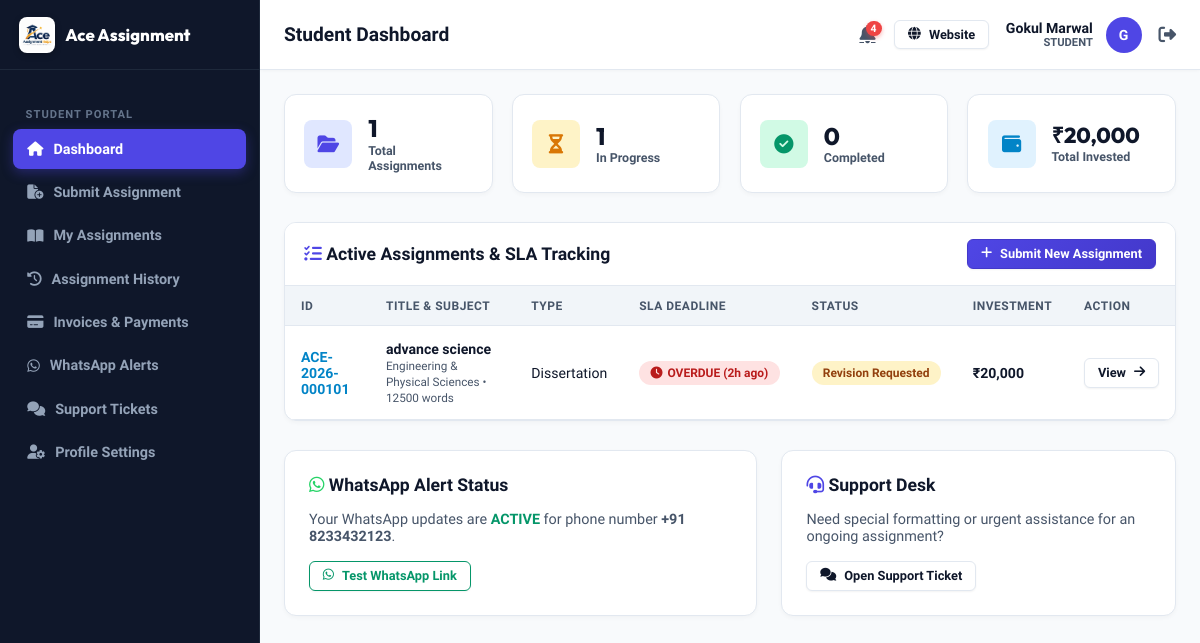
Page /student/index.php (signed in) on the committed database.
### tables this page shows
CREATE TABLE `students` (
  `id` int NOT NULL AUTO_INCREMENT,
  `student_id` varchar(50) NOT NULL,
  `name` varchar(255) NOT NULL,
  `email` varchar(255) NOT NULL,
  `phone` varchar(100) DEFAULT NULL,
  `password` varchar(255) NOT NULL,
  `country` varchar(100) DEFAULT NULL,
  `university` varchar(255) DEFAULT NULL,
  `course` varchar(255) DEFAULT NULL,
  `status` varchar(50) DEFAULT 'Active',
  `created_at` datetime DEFAULT CURRENT_TIMESTAMP,
  PRIMARY KEY (`id`),
  UNIQUE KEY `student_id` (`student_id`),
  UNIQUE KEY `email` (`email`)
);

CREATE TABLE `assignments` (
  `id` int NOT NULL AUTO_INCREMENT,
  `assignment_id` varchar(50) NOT NULL,
  `student_id` varchar(50) NOT NULL,
  `title` varchar(255) NOT NULL,
  `subject` varchar(100) NOT NULL,
  `assignment_type` varchar(100) DEFAULT NULL,
  `deadline` datetime DEFAULT NULL,
  `timezone` varchar(50) DEFAULT NULL,
  `word_count` int DEFAULT '250',
  `pages` int DEFAULT '1',
  `reference_style` varchar(50) DEFAULT NULL,
  `priority` varchar(50) DEFAULT 'Normal',
  `language` varchar(50) DEFAULT 'English (US)',
  `instructions` text,
  `currency` varchar(10) DEFAULT 'USD',
  `price` decimal(10,2) DEFAULT '0.00',
  `discount_code` varchar(50) DEFAULT NULL,
  `final_price` decimal(10,2) DEFAULT '0.00',
  `status` varchar(50) DEFAULT 'New',
  `allocator_id` varchar(50) DEFAULT NULL,
  `expert_id` varchar(50) DEFAULT NULL,
  `country` varchar(100) DEFAULT NULL,
  `university` varchar(255) DEFAULT NULL,
  `created_at` datetime DEFAULT CURRENT_TIMESTAMP,
  `updated_at` datetime DEFAULT CURRENT_TIMESTAMP ON UPDATE CURRENT_TIMESTAMP,
  `payment_status` varchar(50) DEFAULT 'Unpaid',
  `payment_plan` varchar(50) DEFAULT '100%',
  `paid_amount` decimal(10,2) DEFAULT '0.00',
  `remaining_balance` decimal(10,2) DEFAULT '0.00',
  `refund_reason` text,
  `revision_notes` text,
  PRIMARY KEY (`id`),
  UNIQUE KEY `assignment_id` (`assignment_id`)
);

### student/index.php (the view, shortened to what the rows shown need)
<?php
require_once __DIR__ . '/../includes/auth.php';
Auth::checkRole('Student');
require_once __DIR__ . '/../includes/helpers.php';
include __DIR__ . '/../includes/portal_header.php';
$studentAssignments = DataStore::filter('assignments', function($a) use ($user) {
    return isset($a['student_id']) && $a['student_id'] === $user['id'] && ($a['status'] ?? '') !== 'Deleted';
});
$pendingAssigned = count(array_filter($studentAssignments, function($a) {
    return in_array($a['status'], ['New', 'Pending Review', 'Waiting for Payment', 'Confirmed', 'Allocated', 'In Progress', 'Quality Check', 'Revision Requested']);
}));
$completedAssigned = count(array_filter($studentAssignments, function($a) {
    return in_array($a['status'], ['Completed', 'Delivered']);
}));
?>
<div class="metrics-grid">
  <div class="metric-card">
    <div class="metric-info">
      <div class="m-val"><?php echo $pendingAssigned; ?></div>
      <div class="m-lbl">In Progress</div>
    </div>
  </div>
  <div class="metric-card">
    <div class="metric-info">
      <div class="m-val"><?php echo $completedAssigned; ?></div>
      <div class="m-lbl">Completed</div>
    </div>
  </div>
</div>
<div class="table-card">
  <div class="table-responsive">
    <table class="data-table">
      <thead>
        <tr>
          <th>ID</th>
          <th>Title & Subject</th>
          <th>Type</th>
          <th>SLA Deadline</th>
          <th>Status</th>
          <th>Investment</th>
          <th>Action</th>
        </tr>
      </thead>
      <tbody>
        <?php if (empty($studentAssignments)): ?>
          <tr><td colspan="7" style="text-align:center; color:var(--text-muted);">No assignments submitted yet. Click Submit New Assignment to get started!</td></tr>
        <?php else: ?>
          <?php foreach ($studentAssignments as $asm):
            $sla = get_sla_status($asm['deadline']);
            $badgeClass = get_status_badge_class($asm['status']);
          ?>
            <tr>
              <td><strong style="color:var(--secondary);"><?php echo htmlspecialchars($asm['assignment_id']); ?></strong></td>
              <td>
                <div style="font-weight:700; color:var(--text-main);"><?php echo htmlspecialchars($asm['title']); ?></div>
                <small style="color:var(--text-muted);"><?php echo htmlspecialchars($asm['subject']); ?> &bull; <?php echo $asm['word_count']; ?> words</small>
              </td>
              <td><?php echo htmlspecialchars($asm['assignment_type']); ?></td>
              <td><span class="badge <?php echo $sla['badge_class']; ?>"><i class="fa-solid fa-clock"></i> <?php echo $sla['label']; ?></span></td>
              <td><span class="badge <?php echo $badgeClass; ?>"><?php echo htmlspecialchars($asm['status']); ?></span></td>
              <td><strong><?php echo format_currency_amount($asm['final_price'], $asm['currency'] ?? 'USD'); ?></strong></td>
              <td>
                <a href="/student/assignment-detail.php?id=<?php echo urlencode($asm['assignment_id']); ?>" class="btn btn-outline btn-sm">
                  View <i class="fa-solid fa-arrow-right"></i>
                </a>
              </td>
            </tr>
          <?php endforeach; ?>
        <?php endif; ?>
      </tbody>
    </table>
  </div>
</div>
<div class="grid-2" style="display:grid; grid-template-columns:1.2fr 1fr; gap:1.5rem;">
  <div class="table-card" style="padding:1.5rem;">
    <p style="color:var(--text-muted); font-size:0.9rem; margin-bottom:1rem;">
      Your WhatsApp updates are <strong style="color:var(--success);">ACTIVE</strong> for phone number <strong><?php echo htmlspecialchars($user['phone'] ?? '+1 555-234-5678'); ?></strong>.
    </p>
  </div>
</div>
</div>
</div>
</body>
</html>

### includes/portal_header.php (shortened to what the rows shown need)
<?php
require_once __DIR__ . '/auth.php';
require_once __DIR__ . '/helpers.php';
$currentUser = Auth::currentUser();
$userRole = $currentUser['role'];
?>
<!DOCTYPE html>
<html lang="en">
<head>
  <link rel="stylesheet" href="https://cdnjs.cloudflare.com/ajax/libs/font-awesome/6.4.0/css/all.min.css">
  <link rel="stylesheet" href="/assets/css/portal.css">
</head>
<body class="portal-body">
<div class="portal-wrapper">
  <div class="portal-main">
    <header class="portal-topbar">
      <div class="topbar-user">
        <?php $unreadNotifCount = function_exists('get_unread_notifications_count') ? get_unread_notifications_count($currentUser['id'], $userRole) : 0; ?>
        <a href="/<?php echo strtolower($userRole); ?>/notifications.php" style="position:relative; color:var(--text-muted); font-size:1.15rem; margin-right:6px; display:inline-flex; align-items:center;" title="Notifications (<?php echo $unreadNotifCount; ?> unread)">
          <i class="fa-solid fa-bell"></i>
          <?php if ($unreadNotifCount > 0): ?>
            <span style="position:absolute; top:-4px; right:-6px; background:#ef4444; color:#fff; font-size:0.65rem; font-weight:800; border-radius:10px; padding:1px 5px; min-width:14px; text-align:center; box-shadow:0 2px 4px rgba(239, 68, 68, 0.4);"><?php echo $unreadNotifCount; ?></span>
          <?php endif; ?>
        </a>
        <a href="/" target="_blank" class="btn btn-outline btn-sm" style="margin-right:4px; display:inline-flex;">
          <i class="fa-solid fa-globe"></i> <span class="user-meta-desktop">Website</span>
        </a>
        <div style="text-align:right;" class="user-meta-desktop">
          <div style="font-weight:700; color:var(--text-main); font-size:0.88rem;"><?php echo htmlspecialchars($currentUser['name']); ?></div>
          <small style="color:var(--text-muted); font-weight:600; font-size:0.7rem; text-transform:uppercase; display:block;"><?php echo htmlspecialchars($userRole); ?></small>
        </div>
        <div class="user-avatar" title="<?php echo htmlspecialchars($currentUser['name']); ?>">
          <?php echo strtoupper(substr($currentUser['name'], 0, 1)); ?>
        </div>
        <a href="/logout.php" title="Logout" style="color:var(--text-muted); font-size:1.1rem; margin-left:4px;">
          <i class="fa-solid fa-right-from-bracket"></i>
        </a>
      </div>
    </header>
    <div class="portal-content">

### rows in the picture
students: name "Gokul Marwal", name "G", phone "+91 8233432123"
assignments: status "1", status "0", assignment "ACE-2026-000101", title "advance science", subject "Engineering & Physical Sciences", word_count "12500", assignment_type "Dissertation", deadline "OVERDUE (2h ago)", status "Revision Requested", final_price+currency "₹20,000"

### other values in the picture
$pageTitle "Student Dashboard"
$unreadNotifCount "4"
$userRole "STUDENT"
$totalAssigned "1"
$investedDisplay "₹20,000"
